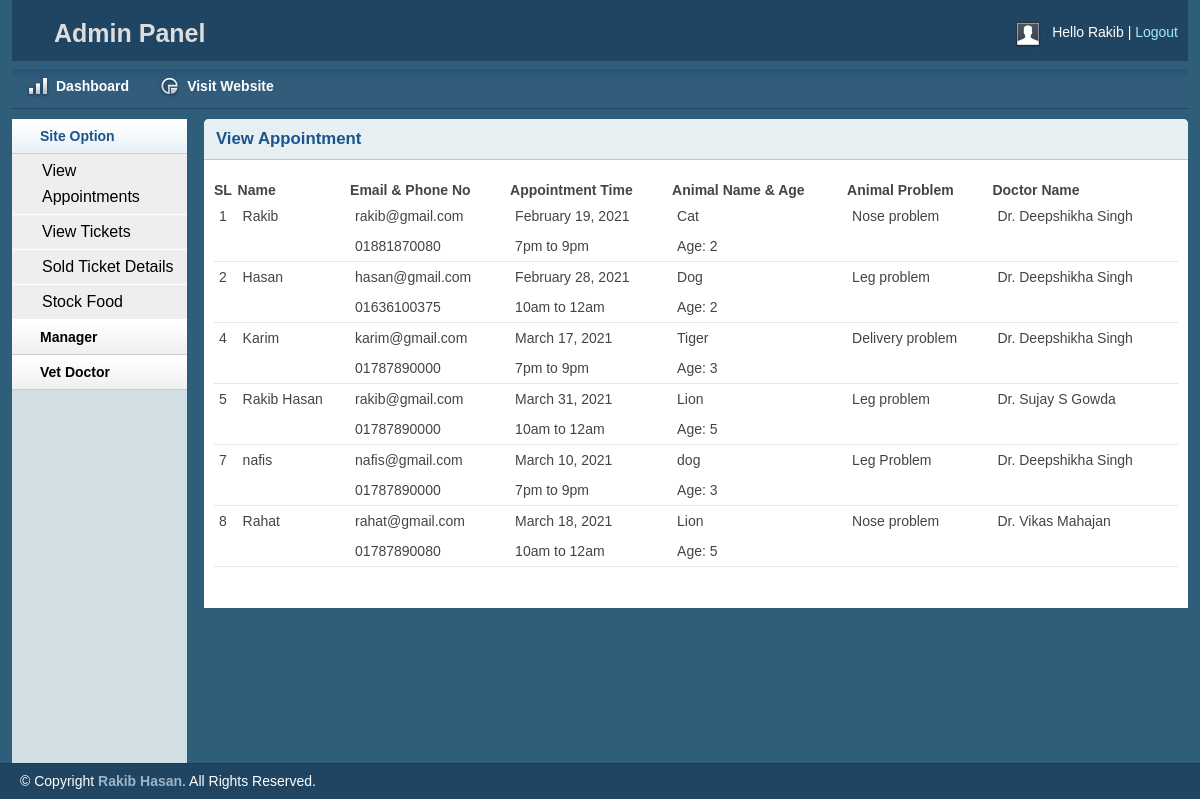
The app's page /admin/view_appointment.php (signed in) with its own data.
### tables this page shows
CREATE TABLE `appointments` (
  `app_id` int(11) NOT NULL,
  `user_id` int(11) NOT NULL,
  `owner_name` varchar(255) NOT NULL,
  `owner_phone` varchar(100) NOT NULL,
  `owner_email` varchar(100) NOT NULL,
  `pet_name` varchar(255) NOT NULL,
  `pet_age` varchar(100) NOT NULL,
  `pet_problem` text NOT NULL,
  `choose_date` date NOT NULL,
  `choose_time` varchar(100) NOT NULL,
  `choose_doctor` varchar(255) NOT NULL,
  `status` int(11) NOT NULL
);

### lib/Database.php (called while the page is built, shortened)
<?php
Class Database{
    public $host   = DB_HOST;
    public $user   = DB_USER;
    public $pass   = DB_PASS;
    public $dbname = DB_NAME;
    public $link;
    private function connectDB(){
        $this->link = new mysqli($this->host, $this->user, $this->pass,
            $this->dbname);
    }
    public function select($query){
        $result = $this->link->query($query) or
        die($this->link->error.__LINE__);
        if($result->num_rows > 0){
            return $result;
        } else {
            return false;
        }
    }
}

### classes/Appointment.php (called while the page is built, shortened)
<?php
$filePath = realpath(dirname(__FILE__));
include_once ($filePath.'/../lib/Database.php');
include_once ($filePath.'/../helpers/Format.php');
?>
<?php
class Appointment
{
    private $db;
    public function __construct()
    {
        $this->db = new Database();
    }
    public function getAppointment(){
        $query = "SELECT * FROM appointments ORDER BY app_id ASC";
        $result = $this->db->select($query);
        return $result;
    }
}

### helpers/Format.php (called while the page is built, shortened)
<?php
class Format{
    public function formatDate($date){
        return date('F j, Y', strtotime($date));
    }
}
?>

### admin/view_appointment.php (the view, shortened to what this page needs)
<?php include 'inc/header.php';?>
<?php include 'inc/sidebar.php';?>
<?php
include_once '../classes/Appointment.php';
    $app = new Appointment();
    $fm = new Format();
?>
        <div class="grid_10">
            <div class="box round first grid">
                <h2>View Appointment</h2>
                <div class="block">
                    <table class="data display datatable" id="example">
					<thead>
						<tr>
							<th>SL</th>
							<th>Name</th>
							<th>Email & Phone No</th>
                            <th>Appointment Time</th>
                            <th>Animal Name & Age</th>
                            <th>Animal Problem</th>
							<th>Doctor Name</th>
						</tr>
					</thead>
					<tbody>
                    <?php
                        $getApp = $app->getAppointment();
                        if ($getApp){
                            while ($result = $getApp->fetch_assoc()){
                    ?>
						<tr class="odd gradeX">
							<td><?php echo $result['app_id'];?></td>
                            <td><?php echo $result['owner_name'];?></td>
                            <td><?php echo $result['owner_email'];?><br><?php echo $result['owner_phone'];?></td>
                            <td><?php echo $fm->formatDate($result['choose_date']);?><br><?php echo $result['choose_time'];?></td>
                            <td><?php echo $result['pet_name'];?><br>Age: <?php echo $result['pet_age'];?></td>
                            <td><?php echo $result['pet_problem'];?></td>
                            <td><?php echo $result['choose_doctor'];?></td>
						</tr>
                    <?php }} ?>
					</tbody>
				</table>
               </div>
            </div>
        </div>
<?php include 'inc/footer.php';?>

### admin/css/layout.css (style rules this page uses)
body { background: #fff none repeat scroll 0 0; color: #444; font-size: 14px; padding: 0; }
h1, h2, h3, h4, h5, h6 { line-height:1.2em; margin-bottom:.3em; }
h2 { margin-top:1em; }
.box { background:#fff; margin-bottom:20px; padding:10px 10px 10px 10px; margin-left:-8px; }
.box.grid { padding-bottom:40px; }
.box.round { -moz-border-radius: 5px 5px 0px 0px; -webkit-border-radius: 5px 5px 0px 0px; border-radius: 5px 5px 0px 0px; }
.box h2 { font-size:1.2em; font-weight:bold; color:#1B548D; background:#E6F0F3; margin:-10px -10px 0 -10px; padding:10px 12px; border-bottom:1px solid #B3CBD6; -moz-border-radius: 5px 5px 0px 0px; -webkit-border-radius: 5px 5px 0px 0px; border-radius: 5px 5px 0px 0px; }
.box.first { min-height: 406px; }
.block { padding-top:20px; }
.block { padding-bottom:1px; }
table.display { margin: 0 auto; clear: both; width: 100%; }
tr.odd { height: 30px; line-height: 30px; border-bottom:1px solid #e6e6e6; }
tr.odd td, tr.even td { padding-left:5px; }

### admin/view_appointment.php (style rules this page uses)
th { text-align: left; }

### records on screen
appointments: app_id "1", owner_name "Rakib", owner_email "rakib@gmail.com", owner_phone "01881870080", choose_date "February 19, 2021", choose_time "7pm to 9pm", pet_name "Cat", pet_age "2", pet_problem "Nose problem", choose_doctor "Dr. Deepshikha Singh"
appointments: app_id "2", owner_name "Hasan", owner_email "hasan@gmail.com", owner_phone "01636100375", choose_date "February 28, 2021", choose_time "10am to 12am", pet_name "Dog", pet_age "2", pet_problem "Leg problem", choose_doctor "Dr. Deepshikha Singh"
appointments: app_id "4", owner_name "Karim", owner_email "karim@gmail.com", owner_phone "01787890000", choose_date "March 17, 2021", choose_time "7pm to 9pm", pet_name "Tiger", pet_age "3", pet_problem "Delivery problem", choose_doctor "Dr. Deepshikha Singh"
appointments: app_id "5", owner_name "Rakib Hasan", owner_email "rakib@gmail.com", owner_phone "01787890000", choose_date "March 31, 2021", choose_time "10am to 12am", pet_name "Lion", pet_age "5", pet_problem "Leg problem", choose_doctor "Dr. Sujay S Gowda"
appointments: app_id "7", owner_name "nafis", owner_email "nafis@gmail.com", owner_phone "01787890000", choose_date "March 10, 2021", choose_time "7pm to 9pm", pet_name "dog", pet_age "3", pet_problem "Leg Problem", choose_doctor "Dr. Deepshikha Singh"
appointments: app_id "8", owner_name "Rahat", owner_email "rahat@gmail.com", owner_phone "01787890080", choose_date "March 18, 2021", choose_time "10am to 12am", pet_name "Lion", pet_age "5", pet_problem "Nose problem", choose_doctor "Dr. Vikas Mahajan"

### other values on screen
Session::get('adminName') "Rakib"
